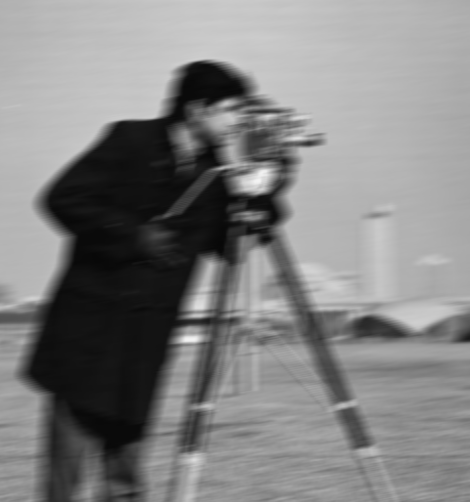
%> input picture RobustDeblur_v1/cameraman_blurry.png, 470 x 502 px
$ octave --eval "demo_details;"   (GNU Octave 9; MATLAB toolbox functions it lacks are replaced by stand-ins)
%> lines starting %> are read from the running program, lines starting %| are printed output that depends on the picture; in (x1, y1, x2, y2) boxes, pixels count from 0 and x2, y2 are one past the last pixel; in counts of white or black regions, pixels touching at a corner belong together; the program's own positions count from 1
### RobustDeblur_v1/APG3_gray.m
function [f, v, w] = APG3_gray(g, BlurOperation, InitialGuess, Transform,  par, option)
%%%%%%%%%%%%%%%%%%%%%%%%%%%%%%%%%%%%%%%%%%%%%%%%%%%%%%%%%%%%%%%%%%%%%%%%%%
% robust image deblurring using accelerated proximal method
%
% % Input:
%       g:             Blurry image
%       BlurOperation: Blur matrix (.mtx)or blur kernel (.psf)
%       InitialGuess:  Initial guess for the clear image (.f)
%       Transform:     Transformation needed in the objective function(.W, .WT, .D, .DT, .F, .FT)
%       par:           Parameters needed, (.lambda1, .lambda2, .lambda3, .L, .beta)
%       option:        Options during the running (.showImg(1 or 0), .silent(1 or 0), .GroundTruthImg)
%
% output:
%   f	-	deblurred result
%
%
% The optimization model model:
% c*= argmin 0.5*||BW'c + BD'u + F'h-g||_2^2 + 0.5*beta
% ||(I-WW')c||_2^2+||diag(lambda1) c||_1 + ||diag(lambda2) h||_1 +
% ||diag(lambda3) u||_1
%
% B:          Blurring Operator
% W,D,F: Transformation operator
% where W: Wavelet, D: DCT, F: Identity
%
%The minimization problem is solved via the accelerated proximal gradient
%method

%Reference: H. Ji and K. Wang, Robust image deconvolution with an inaccurate blur kernel, IEEE Transactions on Image Processing, 21(4), 1624-1634, Apr. 2012
%
%Author:  Kang Wang and Hui Ji
%
%Last Revision: 25-May-2014
%


SIZE = [size(g,1), size(g,2)];
if isfield(BlurOperation,'mtx')
    B = @(x)       BlurOperation.mtx * x(:);
    BT = @(x) reshape(x(:)'*BlurOperation.mtx,[SIZE(1), SIZE(2)]);
    PixelsCut = [0 0];
elseif isfield(BlurOperation,'psf')
    PSF  = BlurOperation.psf;
    PSFT = rot90(rot90(PSF));
    PixelsCut = size(PSF);
    g = MirrorExtension(g, SIZE+2*PixelsCut);
    SIZE = [size(g,1), size(g,2)];
    %     B  = @(x) imfilter(x,  PSF,'conv', 'symmetric');
    %     BT = @(x) imfilter( x, PSFT,'conv', 'symmetric');
    % for speed consideration, use the fft2 based image convolution
    PSFext = extendHforConv(PSF, SIZE(1),SIZE(2));
    PSFText = extendHforConv(PSFT, SIZE(1),SIZE(2));
    fPSFext = fft2(PSFext);
    fPSFText = fft2(PSFText);
    B = @(x) ifft2(fft2(x).*fPSFext);
    BT = @(x) ifft2(fft2(x).*fPSFText);
end

Window=[PixelsCut(1)+1, size(g, 1)-PixelsCut(1), PixelsCut(2)+1, size(g, 2)-PixelsCut(2)];


if isfield(InitialGuess, 'f')
    f0 = InitialGuess.f;
    f0 = MirrorExtension(f0, SIZE);
    v0 = zeros(SIZE);
    w0 = v0;
end

if isfield(Transform, 'W')   W  = Transform.W;  end;
if isfield(Transform, 'WT')  WT = Transform.WT; end;
if isfield(Transform, 'F')   F  = Transform.F;  end;
if isfield(Transform, 'FT')  FT = Transform.FT; end;
if isfield(Transform, 'D')   D  = Transform.D;  end;
if isfield(Transform, 'DT')  DT = Transform.DT; end;

if isfield(par,'beta')    beta    = par.beta; end;
if isfield(par,'lambda1') lambda1 = par.lambda1; end;
if isfield(par,'lambda2')
    lambda2 = zeros(size(g));
    lambda2(Window(1):Window(2), Window(3):Window(4)) = par.lambda2;
end

if isfield(par,'lambda3') lambda3 = par.lambda3; end;
if isfield(par,'L')            L  = par.L; end;

if isfield(option, 'nloops')    nloops   = option.nloops; end
if isfield(option, 'showImg')  showImg = option.showImg; end
if isfield(option, 'OutName')  OutName = option.OutName; end

% Initialization
f=f0;
v=zeros(size(f));
c0=W(f);

c1=c0;

h0= F(v0);
h1=h0;

% tmp=D(v);
% u0=zeros(size(tmp));
u0 = D(w0);
u1=u0;

t0=1;
t1=1;

for iter = 1 : nloops
    tic;
    %step 1
    %     dc = c1 + (t0-1)/t1*(c1-c0);
    tmp = imFrameCoeffOper('-', c1, c0);
    tmp = imFrameCoeffOper('*', tmp, (t0-1)/t1);

    dc = imFrameCoeffOper('+', c1, tmp);
    dh = h1 + (t0-1)/t1*(h1-h0);
    du = u1 + (t0-1)/t1*(u1-u0);

    tmp = imFrameCoeffOper('-', dc, W(WT(dc)));
    tmp = imFrameCoeffOper('*', tmp, beta);
    if isfield(BlurOperation,'psf')
        tmp1 = B(WT(dc) + DT(du)) + FT(dh) -g;
    else
        tmp2 = WT(dc) + DT(du);
        tmp3 = FT(dh)-g;
        tmp1 = A*tmp2(:)+tmp3(:);
    end


    BTtmp1 = BT(tmp1);
    Grad_c = imFrameCoeffOper('+', W(BTtmp1), tmp);
    Grad_h = F(reshape(tmp1, SIZE)) ; %+ beta * (h1 - F(FT(h1)));
    Grad_u = D(BTtmp1);


    tmp = imFrameCoeffOper('/', Grad_c, L);

    gc = imFrameCoeffOper('-', dc, tmp);
    gh = dh - Grad_h / L;

    gu = du - Grad_u / L;
    % step 3
    c0 = c1;
    h0 = h1;
    u0 = u1;
    c1 = imFrameCoeffOper('s', gc, lambda1/L);
    %     c1 = isoshrinkage(gc, lambda1/L);
    h1 = soft_threshold(gh, lambda2/L);
    u1 = soft_threshold(gu, lambda3/L);


    % step 4
    t0=t1;
    t1=0.5*(1+sqrt(1+4*t0^2));

    f = WT(c1);
    v = FT(h1);
    w = DT(u1);
    f(f>1)=1;
    f(f<0)=0;
    c1 = W(f);
    %     f = edgetaper(f, EstPsf);
    %     c1 = W(f);

    %     rhs = norm(B(f(:,:,1)+w(:,:,1)) + A(v(:,:,1)) - g(:,:,1), 'fro');
    tend = toc;
    if showImg % show the intermediate results or not
        hold on;
        subplot('position', [0 0 0.8 1]);

        imshow(f);
        title(['f, \lambda_1= ', num2str(lambda1)])

        subplot('position', [0.8,0.5,0.2,0.5]);
        %         imshow(abs(GroundTruthImg-f)*10);%, 'InitialMagnification', 100);
        imshow(abs(v)*10);
        title(['v, Iteration ', num2str(iter)]);

        subplot('position', [0.8,0,0.2,0.5]);
        imshow(abs(w)*10);
        title(['w, \lambda_3=', num2str(lambda3)]);
        hold off;
        drawnow;

    end


    if ~option.silent % print on screeen or not
        if isfield(option, 'GroundTruthImg')
            PSNR = psnr(option.GroundTruthImg, f(Window(1):Window(2), Window(3):Window(4)));
            fprintf('Iter: %3d, time: %.2fs, PSNR:%.3f \n', iter, tend, PSNR);
        else
            fprintf('Iter: %3d, time: %.2fs\n', iter, tend);
        end
    end
end
f = f(Window(1):Window(2), Window(3):Window(4));

### RobustDeblur_v1/MirrorExtension.m
function  g=MirrorExtension(g_in, SCALE)
for i=1:size(g_in,3)
    f = g_in(:,:,i);
    x1=ceil((SCALE(1)-size(f, 1))/2);
    x2=SCALE(1)-size(f,1)-x1;
    y1=ceil((SCALE(2)-size(f, 2))/2);
    y2=SCALE(2)-size(f,2)-y1;

    g(:,:,i)=[f(x1:-1:1, y1:-1:1) f(x1:-1:1, :) f(x1:-1:1, size(f,2):-1:size(f,2)-y2+1) ;...
        f(:, y1:-1:1) f  f(:, size(f, 2):-1:size(f,2)-y2+1);...
        f(size(f, 1):-1:size(f,1)-x2+1, y1:-1:1) f(size(f, 1):-1:size(f,1)-x2+1,:) f(size(f, 1):-1:size(f,1)-x2+1,size(f, 2):-1:size(f,2)-y2+1)];
end

### RobustDeblur_v1/extendHforConv.m
function [ConvH] = extendHforConv(H, ny, nx)
    ConvH = zeros(ny,nx);
    [m2y,m2x]=size(H);
    my = floor(m2y/2);
    mx = floor(m2x/2); %centre is mx+1
    ConvH(1:m2y,1:m2x) = H;
    ConvH = circshift(ConvH, [-my -mx]);
return;

### RobustDeblur_v1/framelet/imFrameDec.m
function Dec = imFrameDec(A)
    [D,R]=GenerateFrameletFilter(1);
    [co] = size(A,3);
    Dec = cell(1,co);
    for i = 1:co
        Dec{i}=FraDecMultiLevel(A(:,:,i),D,1);
    end
return;

### RobustDeblur_v1/framelet/imFrameCoeffOper.m
function gamma=imFrameCoeffOper(op,alpha,beta)
    [co]=length(alpha);
    [D,R]=GenerateFrameletFilter(1);
    for i = 1:co
        if op=='s' || op=='h'
            mu=getwThresh(beta,0,1,D);
            gamma{i}=CoeffOper(op,alpha{i},mu);
        else
            if isa(beta, 'cell')
                gamma{i}=CoeffOper(op,alpha{i},beta{i});
            else
                gamma{i}=CoeffOper(op,alpha{i},beta);
            end
        end
    end
    if op=='v'
        v = 0;
        for i = 1:co
            v = v+gamma{i};
        end
        gamma = v;
    end
return;

### RobustDeblur_v1/framelet/imFrameRec.m
function Rec = imFrameRec(C)
    [D,R]=GenerateFrameletFilter(1);
    [co]=length(C);
    for i = 1:co
        Rec(:,:,i)=FraRecMultiLevel(C{i},R,1);
    end
return;

### RobustDeblur_v1/psnr.m
function y=psnr(im,denoised_im)

% im = double(im);
% denoised_im = double(denoised_im);
err = im - denoised_im;
%e=norm(err,'fro')^2/prod(size(err));
e = sum(err(:).^2)/numel(err);
y = 20*log10(1/sqrt(e));

### RobustDeblur_v1/soft_threshold.m
function ds1=soft_threshold(d, t)
%%%%%%%%%%%%%%%%%%%%%%%%
%Soft thresholding
%
ds=real(d);
    res = (abs(ds) - t);
    res = (res + abs(res))/2;
    ds_real = sign(ds).*res;

ds1 = ds_real;
% [6 lines of commented-out code are left out]

### RobustDeblur_v1/framelet/FraDecMultiLevel.m
function Dec=FraDecMultiLevel(A,D,L)

% function Dec=FraDecMultiLevel(A,D,L)
% This function implement framelet decomposition up to level L.
% A ==== the data to be decomposed, which are in a square matrix.
% D ==== is the decomposition filter in 1D. In 2D, it is generated by tensor
% product. The filter D must be symmetric or anti-symmetric, which
% are indicated by 's' and 'a' respectively in the last cell of D.
% L ==== is the level of the decomposition.
% Dec ==== is the framlet coefficient which are in a cell.


nD=length(D);

kDec=A;
for k=1:L
    Dec{k}=FraDec(kDec,D,k);
    kDec=Dec{k}{1,1};
end

% [21 lines of commented-out code are left out]

### RobustDeblur_v1/framelet/GenerateFrameletFilter.m
function [D,R]=GenerateFrameletFilter(frame)
if frame==0          %Haar Wavelet
    D{1}=[0 1 1]/2;
    D{2}=[0 1 -1]/2;
    D{3}='cc';
    R{1}=[1 1 0]/2;
    R{2}=[-1 1 0]/2;
    R{3}='cc';
elseif frame==1      %Piecewise Linear Framelet
    D{1}=[1 2 1]/4;
    D{2}=[1 0 -1]/4*sqrt(2);
    D{3}=[-1 2 -1]/4;
    D{4}='ccc';
    R{1}=[1 2 1]/4;
    R{2}=[-1 0 1]/4*sqrt(2);
    R{3}=[-1 2 -1]/4;
    R{4}='ccc';
elseif frame==3      %Piecewise Cubic Framelet
    D{1}=[1 4 6 4 1]/16;
    D{2}=[1 2 0 -2 -1]/8;
    D{3}=[-1 0 2 0 -1]/16*sqrt(6);
    D{4}=[-1 2 0 -2 1]/8;
    D{5}=[1 -4 6 -4 1]/16;
    D{6}='ccccc';
    R{1}=[1 4 6 4 1]/16;
    R{2}=[-1 -2 0 2 1]/8;
    R{3}=[-1 0 2 0 -1]/16*sqrt(6);
    R{4}=[1 -2 0 2 -1]/8;
    R{5}=[1 -4 6 -4 1]/16;
    R{6}='ccccc';
end

### RobustDeblur_v1/demo_details.m
function demo_details()
%%%%%%%%%%%%%%%%%%%%%%%%%%%%%
% The demonstration of robust image deblurring with additional details
% on change of psnr values during each iteration
%
%Author:  Kang Wang and Hui Ji
%
%Last Revision: 25-May-2014
%

addpath('./Framelet/');

% 'cameraman_blurry.png is generated by applying the inear motion kernel
% fspecial('motion', 20,10) on the image 'cameraman.png' with edge chopped
g = im2double(imread('cameraman_blurry.png'));
%> g: size 502x470 double; min 0.0314, max 0.953, mean 0.509

% the psf used for deblurring the image 'cameraman_blurry.png' is different
% from the true psf fspecial('motion', 20,10)
BlurOperation.psf = fspecial('motion', 20,20);

InitialGuess.f = g;

Transform.W  = @(x) imFrameDec(x);
Transform.WT = @(x) imFrameRec(x);
Transform.D  = @(x) dct2(x);
Transform.DT = @(x) idct2(x);
Transform.F  = @(x) x;
Transform.FT = @(x) x;

par.lambda1 = 0.0003;
% par.lambda2 is the weight parameter for the outliers.
% The value of par.lambda2 can be one single value or a matrix with the same size of g
% Single value means uniform constraints for the whole image, while using matrix may you can set different weight for different regions
% (e.g., you can set the weight for the saturated region to be 0 or very small. The smaller the weight, the more freedom for h.)
% e.g. single value:
% par.lambda2 = 0.0005;
% e.g., matrix way:
par.lambda2 = 0.0005*ones(size(g));
par.lambda2(g>240/255) = 0;
par.lambda3 = 0.0003;
par.beta = 1; % suggested value
par.L = 3; % Larger value will guarantee the convergence while smaller gives faster convergence

option.nloops = 400; %% maximum iteration numbers
option.showImg = 0;
option.OutName = 'cameraman_out';
option.silent = 0;

% The ground-truth is only served for the purpose of showing the PSNR values during each iteration,
% it is not used in the APG3_gray for deblurring image.
% One may mark out the line below when used in practice
option.GroundTruthImg = im2double(imread('cameraman.png'));
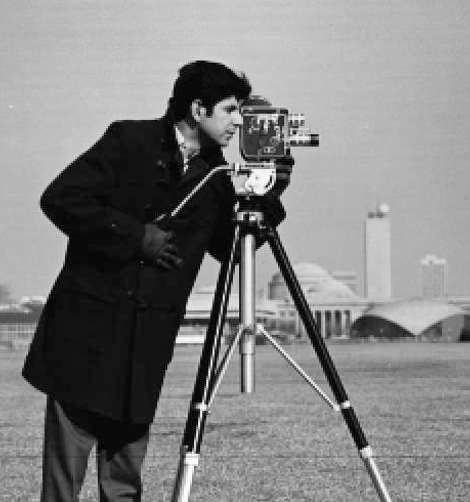
%> input picture RobustDeblur_v1/cameraman.png, 470 x 502 px
%> option.GroundTruthImg: size 502x470 double; min 0, max 1, mean 0.509

[f, ~, ~] = APG3_gray(g, BlurOperation, InitialGuess, Transform,  par, option);
%> after the loop in MirrorExtension, `for i=1:size(g_in,3)`:
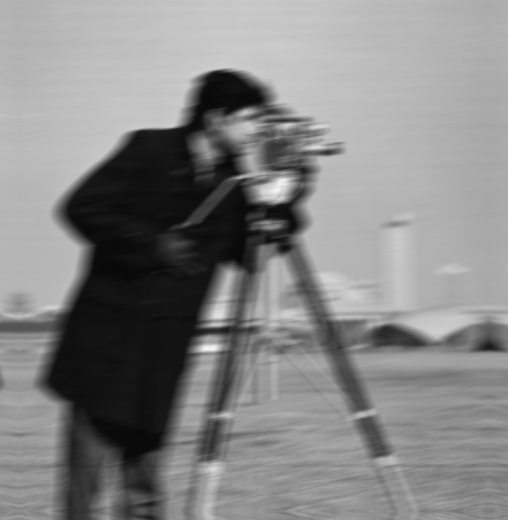
%> g: size 520x508 double; min 0.0314, max 0.953, mean 0.521
%> in APG3_gray, `beta = par.beta`: beta = 1
%> in APG3_gray, `lambda1 = par.lambda1`: lambda1 = 0.0003
%> in APG3_gray, `lambda2(Window(1):Window(2), Window(3):Window(4)) = par.lambda2;`:
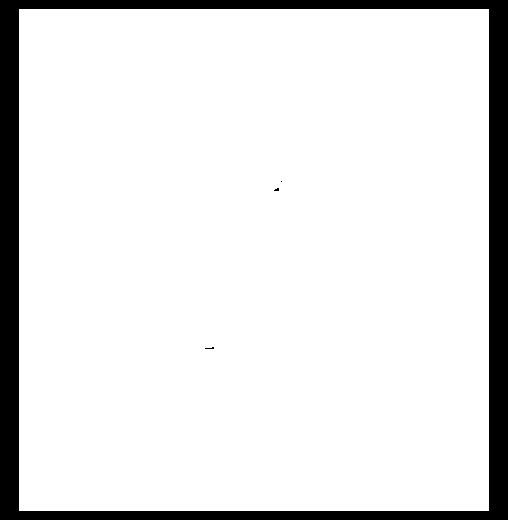
%> lambda2: size 520x508 double; values 0 (black) and 0.0005 (white), 89.3% white; 4 black regions (3 under 20 px), largest, box (x1, y1, x2, y2) and area: (0, 0, 508, 520) 28220
%> in APG3_gray, `L = par.L`: L = 3
%> in APG3_gray, `nloops = option.nloops`: nloops = 400
%> in APG3_gray, `showImg = option.showImg`: showImg = 0
%> in APG3_gray, `OutName = option.OutName`: OutName = 'cameraman_out'
%> in APG3_gray, `c0=W(f);`: c0 = 1 item

imwrite(f, [option.OutName, '.png'], 'png');
%> (the run ends here)
